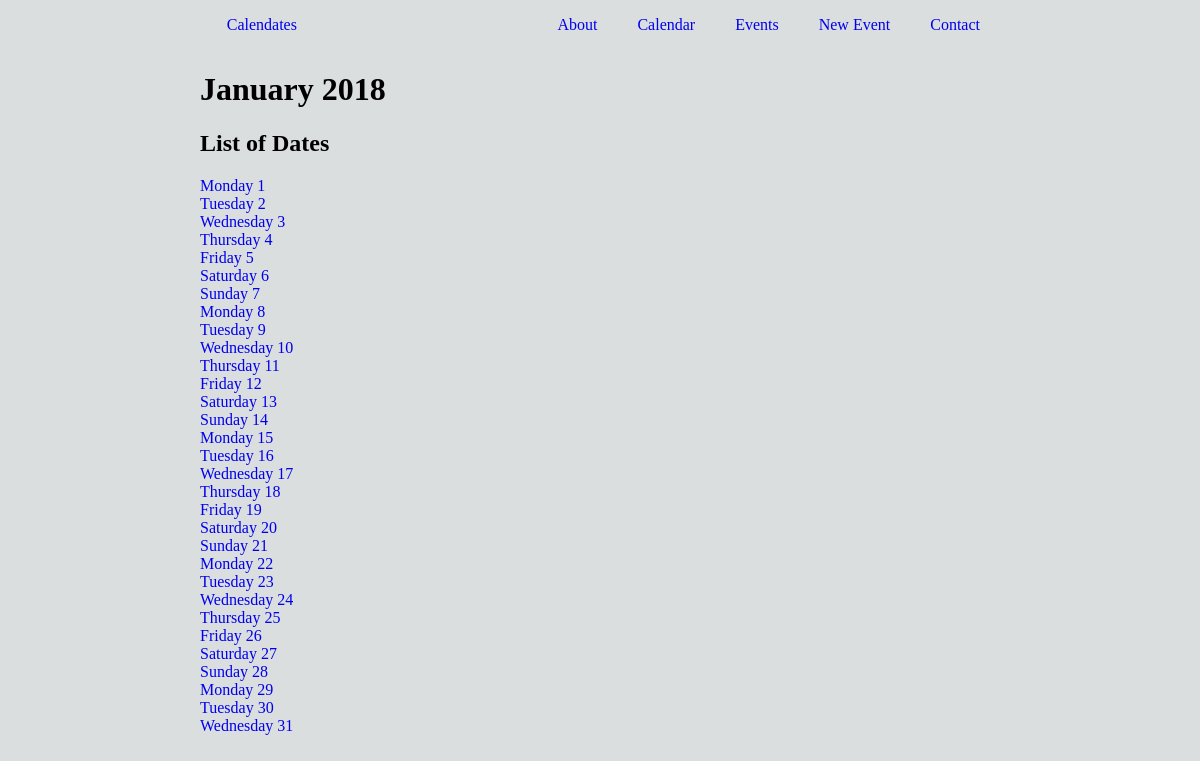
Page /calendates/2018/1/ on the committed database.
### database_setup.py (models this page shows, shortened)
class Date(db.Model):
	__tablename__ = 'date'
	id = db.Column(db.Integer, primary_key=True)
	year = db.Column(db.Integer) #?? nullable since some events may not know exact date yet
	month = db.Column(db.Integer)
	month_name = db.Column(db.String(9))
	date = db.Column(db.Integer)
	day = db.Column(db.String(8))
	events = db.relationship('Event', secondary=events_dates, lazy='subquery', backref=db.backref('dates'))

### project.py (the view)
@app.route('/calendates/<int:year>/<int:month>/', methods=['GET', 'POST'])
def month(year, month):
	monthobj = Date.query.filter_by(month = month).first()
	dates = Date.query.filter_by(year = year, month = month).all()
	return render_template('month.html', year=year, monthobj=monthobj, dates=dates)

### templates/month.html (shortened to what this page needs)
{% extends "layout.html" %}
{% block head %}
	{{ super() }}
{% endblock %}
{% block heading %}{{monthobj.month_name}} {{year}}{% endblock %}
{% block main %}
	<h2>List of Dates</h2>
	{% for date in dates %}
		<a href="{{url_for('date', year=year, month=monthobj.month, date=date.date)}}">{{date.day}} {{date.date}}</a><br>
	{% endfor %}
{% endblock %}

### templates/layout.html (shortened to what this page needs)
<!DOCTYPE html>
<html>
<head>
	{% block head %}
	<link rel="stylesheet" type="text/css" href="{{url_for('static', filename='style.css') }}">
	{% endblock %}
</head>
<body>
	<div id="wrapper">
		<header>
			<div id="home-btn">
				<a href="{{url_for('homePage')}}">Calendates</a>
			</div>
			<div id="navigation">
				<a href="{{url_for('about')}}"><div>About</div></a>
				<a href="{{url_for('homePage')}}"><div>Calendar</div></a>
				<a href="{{url_for('events')}}"><div>Events</div></a>
				<a href="{{url_for('newEvent')}}"><div>New Event</div></a>
				<a href="{{url_for('contact')}}"><div>Contact</div></a>
			</div>
		</header>
		<div id="content">
			<div id="heading">
				<h1>{% block heading %}{% endblock %}</h1>
			</div>
			<div id="main">
				{% block main %}{% endblock %}
			</div>
		</div>
	</div>
</body>
</html>

### static/style.css (style rules this page uses)
html, body { margin: 0; padding: 0; background-color: #DBDEDE; }
#wrapper { width: 100%; min-height: 100%; margin: 0 auto; flex: 1 0 auto; position: relative; }
a { text-decoration: none; }
header { width: 100%; max-width: 800px; height: 50px; display: flex; margin: 0 auto; }
#home-btn { flex-grow: 1; display: flex; align-items: center; justify-content: space-around; }
#navigation { flex-grow: 4; display: flex; align-items: center; justify-content: flex-end; }
#navigation div { margin: auto 20px; height: 100%; }
#content { max-width: 800px; margin: 0 auto; padding: 0 20px 100px; }

### rows in the picture
Date: month_name "January", day "Monday", date "1"
Date: day "Tuesday", date "2"
Date: day "Wednesday", date "3"
Date: day "Thursday", date "4"
Date: day "Friday", date "5"
Date: day "Saturday", date "6"
Date: day "Sunday", date "7"
Date: day "Monday", date "8"
Date: day "Tuesday", date "9"
Date: day "Wednesday", date "10"
Date: day "Thursday", date "11"
Date: day "Friday", date "12"
Date: day "Saturday", date "13"
Date: day "Sunday", date "14"
Date: day "Monday", date "15"
Date: day "Tuesday", date "16"
Date: day "Wednesday", date "17"
Date: day "Thursday", date "18"
Date: day "Friday", date "19"
Date: day "Saturday", date "20"
Date: day "Sunday", date "21"
Date: day "Monday", date "22"
Date: day "Tuesday", date "23"
Date: day "Wednesday", date "24"
Date: day "Thursday", date "25"
Date: day "Friday", date "26"
Date: day "Saturday", date "27"
Date: day "Sunday", date "28"
Date: day "Monday", date "29"
Date: day "Tuesday", date "30"
Date: day "Wednesday", date "31"

### other values in the picture
{{ year }} "2018"
